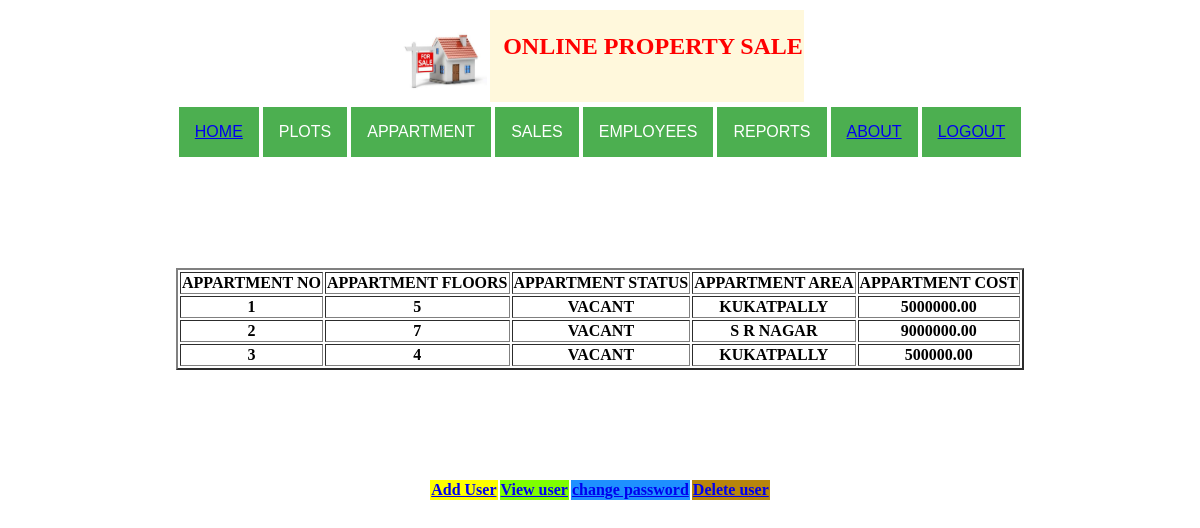
The app's page /viewappartment/ with its own data.
### app1/models.py (models this page shows)
class APPARTmentCReg(models.Model):
    app_no = models.IntegerField(primary_key=True)
    app_floors = models.IntegerField()
    app_status = models.CharField(max_length=30)
    app_area = models.CharField(max_length=30)
    app_cost = models.DecimalField(max_digits=10,decimal_places=2)

### app1/views.py (the view)
# urls.py: path('viewappartment/',views.ViewAppartment.as_view()),
class ViewAppartment(ListView):
    model = APPARTmentCReg
    template_name = "listappartment.html"

### templates/listappartment.html (shortened to what this page needs)
{% load staticfiles %}
<html>
<head>
</head>
<body>
<table align="center" border="0">
    <tr><th><img src="{% static 'images/house.jpg' %}" width="90" height="90">  </th>
    <th bgcolor="#fff8dc" style="color: red"><h2>&nbsp; ONLINE PROPERTY SALE </h2></th></tr>
</table>
<table align="center" border="0">
    <tr><th>   <div class="dropdown">
  <button class="dropbtn">
      <a href="/welcomepage/">HOME</a> </button>
</div></th>
        <th>
        <div class="dropdown">
  <button class="dropbtn">PLOTS</button>
</div>
        </th>
        <th>   <div class="dropdown">
  <button class="dropbtn">APPARTMENT</button>
</div></th>
        <th>   <div class="dropdown">
  <button class="dropbtn">SALES</button>
</div></th>
        <th>   <div class="dropdown">
  <button class="dropbtn">EMPLOYEES</button>
</div></th>
        <th>   <div class="dropdown">
  <button class="dropbtn">REPORTS</button>
</div></th>
        <th><div class="dropdown">
  <button class="dropbtn"><a href="/about/"> ABOUT</a></button>
</div></th>
        <th><div class="dropdown">
  <button class="dropbtn"><a href="/logout/">LOGOUT</a> </button>
</div></th>
    </tr>
</table>
<br/><br/><br/><BR/>
<br/><BR/>
<table align="center" border="2">
    <tr><th>APPARTMENT NO</th>
    <th>APPARTMENT FLOORS</th><th>APPARTMENT STATUS</th><th>APPARTMENT AREA</th>
        <th>APPARTMENT COST</th>
    </tr>
    {% for appartmentcreg in appartmentcreg_list %}
         <tr><th>{{appartmentcreg.app_no}}</th>
    <th>{{appartmentcreg.app_floors}}</th><th>{{appartmentcreg.app_status}}</th><th>{{appartmentcreg.app_area}}</th>
        <th>{{appartmentcreg.app_cost}}</th>
    </tr>
    {% endfor %}
</table>
<br/><br/><br/><br/><br/>
<table align="center" border="0">
    <tr >&nbsp;
    <td bgcolor="yellow"><b><a href="/adduser/"> Add User</a></b></td>
        <td bgcolor="#7fff00"><b><a href="/viewuser/">View user</a></b></td><td bgcolor="#1e90ff"><b><a href="/viewuser/">change password</a></b></td><td bgcolor="#b8860b"><b><a href="/deleteuser/">Delete user</a></b></td></tr>
    </table>

### templates/listappartment.html (style rules this page uses)
.dropbtn { background-color: #4CAF50; color: white; padding: 16px; font-size: 16px; border: none; }
.dropdown { position: relative; display: inline-block; }

### records on screen
APPARTmentCReg: app_no "1", app_floors "5", app_status "VACANT", app_area "KUKATPALLY", app_cost "5000000.00"
APPARTmentCReg: app_no "2", app_floors "7", app_status "VACANT", app_area "S R NAGAR", app_cost "9000000.00"
APPARTmentCReg: app_no "3", app_floors "4", app_status "VACANT", app_area "KUKATPALLY", app_cost "500000.00"
